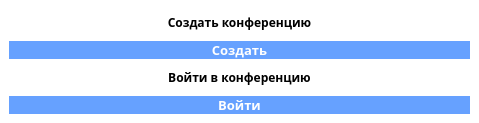
<?xml version="1.0" encoding="UTF-8"?>
<ui version="4.0">
 <class>EP</class>
 <widget class="QMainWindow" name="EP">
  <property name="geometry">
   <rect>
    <x>0</x>
    <y>0</y>
    <width>479</width>
    <height>123</height>
   </rect>
  </property>
  <property name="font">
   <font>
    <family>Sitka Text Semibold</family>
    <pointsize>10</pointsize>
    <bold>true</bold>
   </font>
  </property>
  <property name="windowTitle">
   <string>EP</string>
  </property>
  <property name="styleSheet">
   <string notr="true">QWidget{
	background-color: white
}
</string>
  </property>
  <widget class="QWidget" name="centralwidget">
   <layout class="QVBoxLayout" name="verticalLayout_2">
    <item>
     <widget class="QLabel" name="label">
      <property name="font">
       <font>
        <family>Sitka Text Semibold</family>
        <pointsize>9</pointsize>
        <bold>true</bold>
       </font>
      </property>
      <property name="text">
       <string>Создать конференцию</string>
      </property>
      <property name="alignment">
       <set>Qt::AlignmentFlag::AlignCenter</set>
      </property>
     </widget>
    </item>
    <item>
     <widget class="QPushButton" name="createSession">
      <property name="font">
       <font>
        <family>Source Code Pro</family>
        <pointsize>10</pointsize>
        <bold>true</bold>
       </font>
      </property>
      <property name="styleSheet">
       <string notr="true">QPushButton { background-color: #66a1ff; border: none; color: white;}</string>
      </property>
      <property name="text">
       <string>Создать</string>
      </property>
     </widget>
    </item>
    <item>
     <widget class="QLabel" name="label_2">
      <property name="font">
       <font>
        <family>Sitka Text Semibold</family>
        <pointsize>9</pointsize>
        <bold>true</bold>
       </font>
      </property>
      <property name="styleSheet">
       <string notr="true"/>
      </property>
      <property name="text">
       <string>Войти в конференцию</string>
      </property>
      <property name="alignment">
       <set>Qt::AlignmentFlag::AlignCenter</set>
      </property>
     </widget>
    </item>
    <item>
     <widget class="QPushButton" name="enterSession">
      <property name="font">
       <font>
        <family>Source Code Pro</family>
        <pointsize>10</pointsize>
        <bold>true</bold>
       </font>
      </property>
      <property name="mouseTracking">
       <bool>false</bool>
      </property>
      <property name="styleSheet">
       <string notr="true">QPushButton { background-color: #66a1ff; border: none; color: white;}</string>
      </property>
      <property name="text">
       <string>Войти</string>
      </property>
     </widget>
    </item>
   </layout>
  </widget>
 </widget>
 <resources/>
 <connections/>
</ui>
